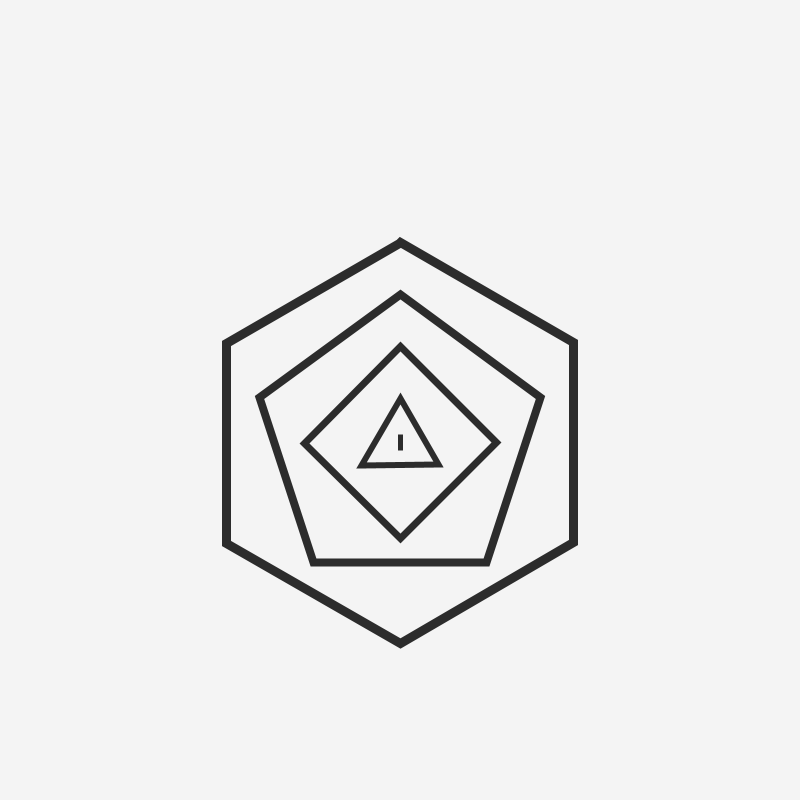
Frame 1 (no input)
Frame 60 (the mouse pressed at the canvas centre just before this capture): identical to frame 1, image omitted
Frame 120 (the mouse held since frame 60 and released just before this capture): identical to frame 1, image omitted

The Processing sketch that drew this single still picture (run headless with seeded random() and noise(); from frame 60 on, the mouse is pressed at the canvas centre):

// Processing sketch: polygon
// ── polygon.pde
void setup() {
  size(800, 800);
  background(44);
  //noLoop();
}

void draw() {
  background(244);
  stroke(44);
  noFill();
  for (int i=0; i<5; i++) {
    pushMatrix();

    translate(400, 93);
    rotate(radians(-90));
    strokeWeight(9-i);
    for (int j=0; j<1; j++){
    polygon(-350, 0+311*j, 200-i*52, 6-i);
    }

    popMatrix();
  }
}

void polygon(float x, float y, float radius, int npoints) {
  float angle = TWO_PI / npoints;
  beginShape();
  for (float a = 0; a < TWO_PI; a += angle) {
    float sx = x + cos(a) * radius;
    float sy = y + sin(a) * radius;
    vertex(sx, sy);
  }
  endShape(CLOSE);
}
